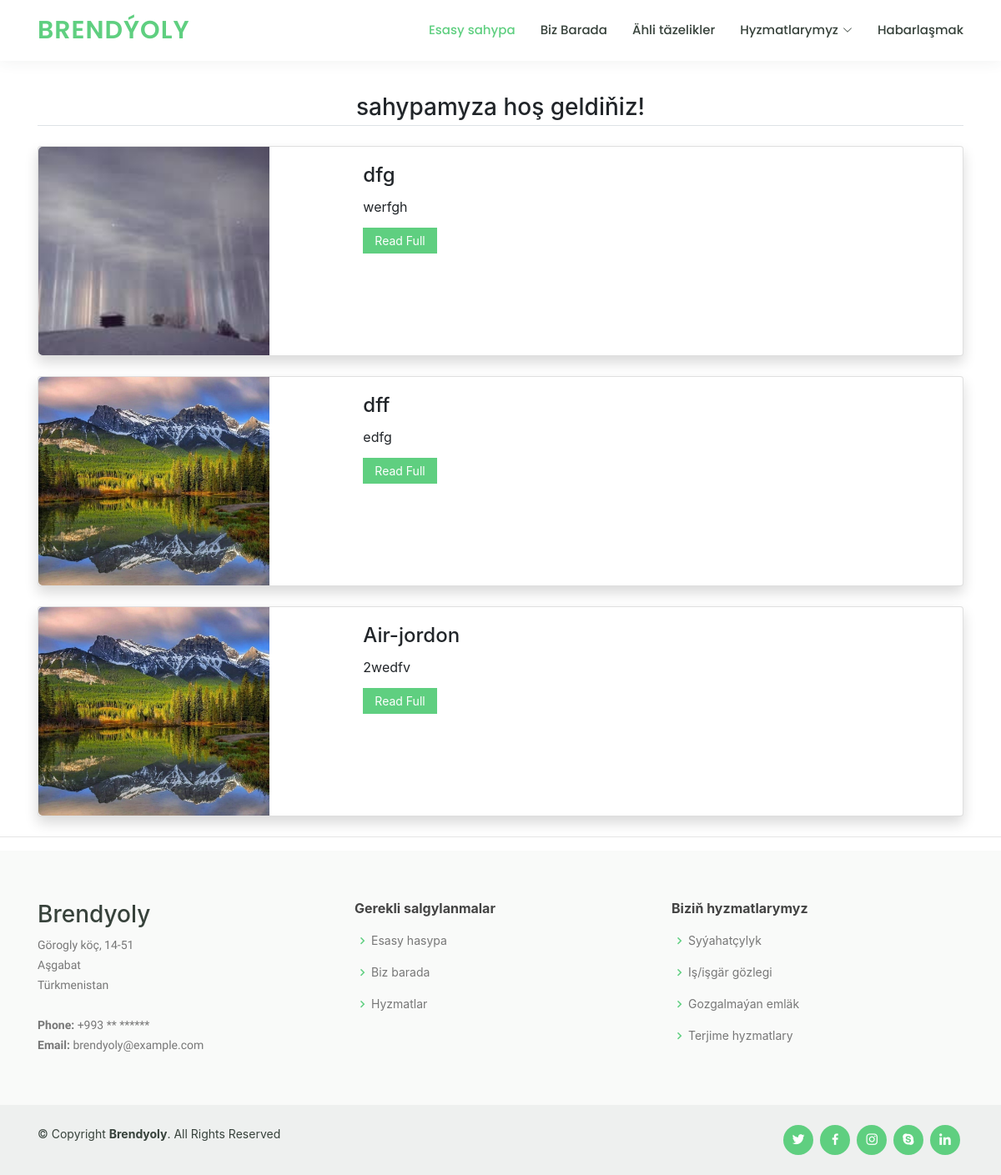
Screenshot of /category_news/car/ with the database file from the repository.
### main/models.py (models this page shows, shortened)
class News(models.Model):
    category = models.ForeignKey(Category, related_name='news', on_delete=models.CASCADE)
    name = models.CharField(max_length=200)
    slug = models.SlugField(max_length=200, unique=True)
    description = models.TextField(blank=True)
    image1 = models.ImageField(upload_to='media/', null=True)
    image2 = models.ImageField(upload_to='media/', null=True, blank=True)
    image3 = models.ImageField(upload_to='media/', null=True, blank=True)
    image4 = models.ImageField(upload_to='media/', null=True, blank=True)
    image5 = models.ImageField(upload_to='media/', null=True, blank=True)
    price = models.DecimalField(max_digits=10, decimal_places=2, null=True)
    available = models.BooleanField(default=True)
    created = models.DateTimeField(auto_now_add=True)
    updated = models.DateTimeField(auto_now=True)
    class Meta:
        ordering = ['-created']

### main/views.py (the view)
def category_news(request, slug):
    qs = Category.objects.all()
    category = get_object_from_qs_or_404(qs, slug=slug)
    all_news = category.news.all()
    context = {
        "category": category,
        "all_news": all_news
    }
    return render(request, 'category-news.html', context)

### helpers/shortcuts.py (called while the page is built)
def get_object_from_qs_or_404(qs: models.QuerySet, **kwargs):
    try:
        return qs.get(**kwargs)
    except qs.model.DoesNotExist as exc:
        raise Http404 from exc

### main/templates/category-news.html
{% extends 'base.html' %}
{% block content %}
<main class="categoryAll container">
	<h3 class="border-bottom pb-1 my-4" style="text-align: center;">{{category.title}} sahypamyza hoş geldiňiz!</h3>
    {% for news in all_news %}
	<div class="card mb-4 shadow">
	  <div class="d-flex justify-content-between no-gutters">
	    <div class="col-md-3">
            <img src="/media/{{news.image1}}" alt="{{news.name}}">
	    </div>
	    <div class="col-md-8">
	      <div class="card-body">
	        <h4 class="card-title">{{news.name}}</h4>
	        <p class="card-text">{{news.description}}</p>
	        <p class="card-text"><a href="{% url "detail" news.slug %}" class="button">Read Full</a></p>
	      </div>
	    </div>
	  </div>
    </div>
    {% endfor %}
</main>
{% endblock %}

### rows the page displays
News: image1 (picture), name "dfg", description "werfgh"
News: image1 (picture), name "dff", description "edfg"
News: image1 (picture), name "Air-jordon", description "2wedfv"
